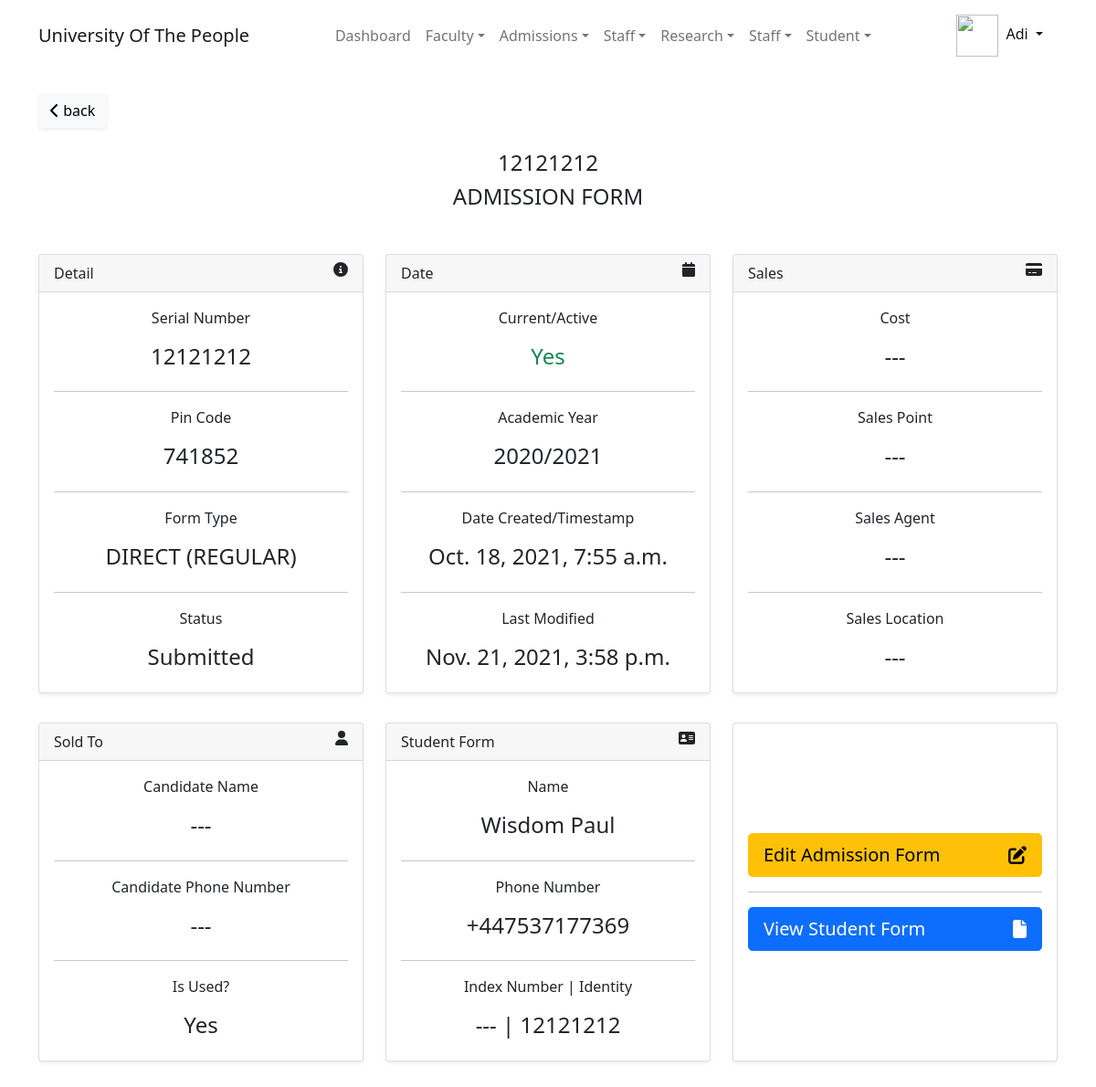
Page /admission/staff/detail/12121212/ (signed in) on the earlier database version.
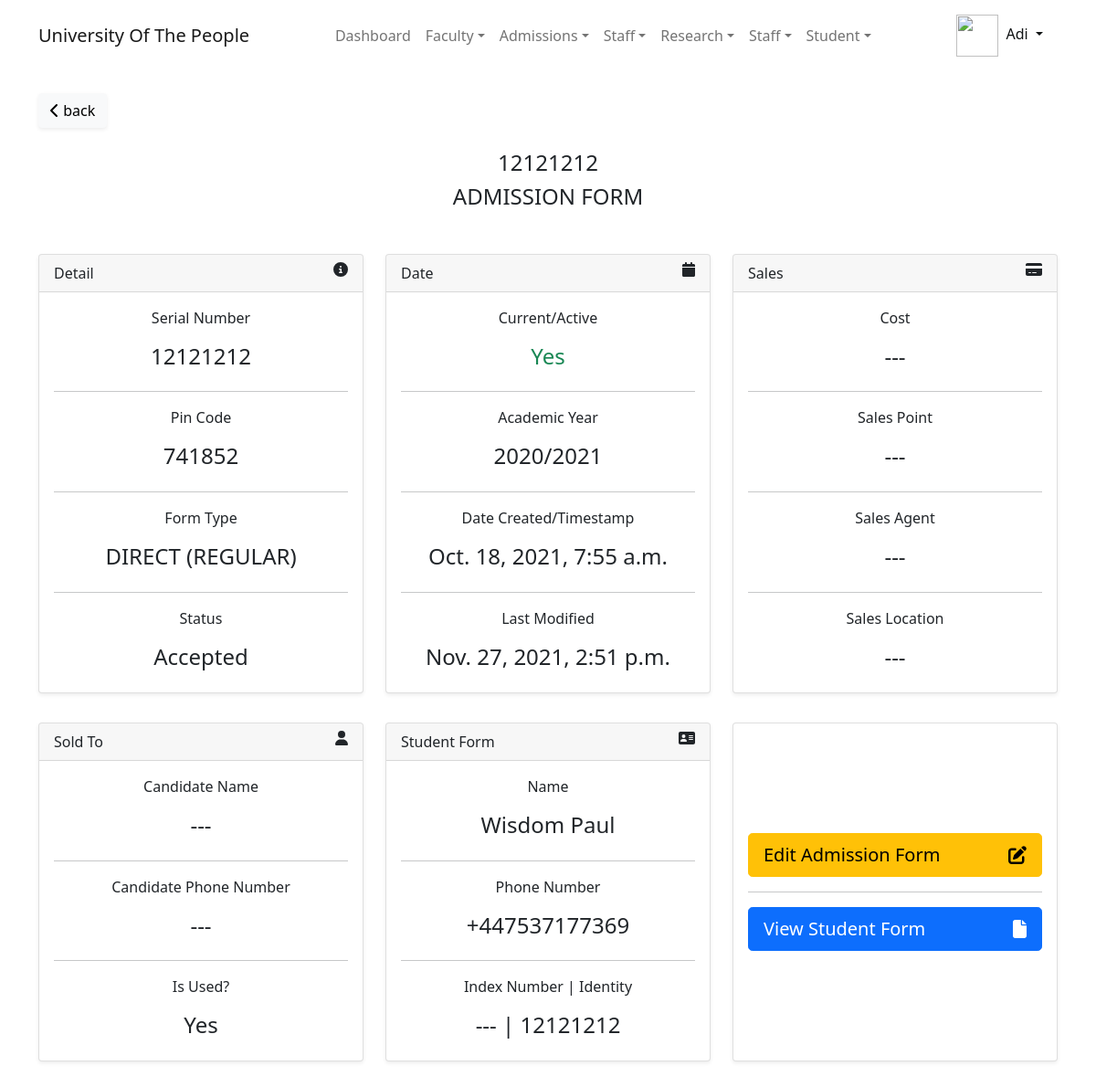
Same page on the later database version.
### admission/models.py (models this page shows, shortened)
class StudentForms(models.Model):
    serial_number = models.CharField(max_length=120, unique=True)
    pin_code = models.CharField(max_length=120)
    form_type = models.ForeignKey(max_length=60, to=FormTypeChoicesModel, on_delete=models.CASCADE,
                                  related_name='forms')
    cost = models.IntegerField(null=True, blank=True, help_text='Current in Ghana Cedis')
    candidate_name = models.CharField(max_length=120, null=True, validators=(validate_alphanumberic_space,), blank=True)
    candidate_phone_number = PhoneNumberField(null=True, blank=True)
    sales_point = models.CharField(max_length=120, null=True, blank=True)
    sales_point_location = models.CharField(max_length=120, help_text='Town, city or community', null=True, blank=True)
    sales_agent = models.CharField(max_length=120, verbose_name='Sales agent\'s', null=True, blank=True)
    academic_year = models.CharField(max_length=10, help_text='this_year / next_year', null=True,
                                     choices=AcademicYear.choices(),
                                     default=AcademicYear.default(),
                                     blank=True
                                     )
    timestamp = models.DateTimeField(auto_now_add=True)
    updated_at = models.DateTimeField(auto_now=True)
    status = models.CharField(max_length=30, choices=FormStatusChoice.choices, default=FormStatusChoice.NEW, null=True)
    is_current = models.BooleanField(default=True, help_text='Current status of the form.')
    objects = StudentFormsManager()
    class Meta:
        verbose_name_plural = 'Student Forms'
        permissions = [
            ('can_audit_admission_form', 'can audit student admission form'),
            ('can_reject_studentform', 'can reject student admission form'),
            ('can_accept_studentform', 'can accept student admission form'),
            ('view_studentform_detail', 'view student admission form detail'),
        ]
    def __str__(self):
        return 'Admission forms(%s)' % str(self.serial_number)
    @property
    def student(self):
        return self.student_admission_form
    def get_absolute_update_url(self):
        return reverse('Admission:change', kwargs={
            'serial_number': self.serial_number,
            'id':self.id,
        })
    def get_absolute_student_form_url(self):
        return reverse('Admission:form_details',
                       kwargs={
                           'serial_number': self.serial_number,
                           'id':self.id
                       })

class FormTypeChoicesModel(models.Model):
    title = models.CharField(max_length=120, validators=[validate_alphanumberic_space])
    subtitle = models.CharField(max_length=120, validators=[validate_alphanumberic_space])
    timestamp = models.DateTimeField(auto_now_add=True)
    objects = FormTypeManager()
    class Meta:
        ordering = ('title', 'id')
        constraints = [
            UniqueConstraint(fields=['title', 'subtitle'], name='unique_formtype')
                       ]
    def __str__(self):
        return self.title + ' (%s)' % self.subtitle

### student/models.py (models this page shows, shortened)
class Student(models.Model):
    profile = models.OneToOneField(User,
                                   on_delete=models.CASCADE,
                                   unique=True, related_name='student_profile',
                                   related_query_name='student', null=True
                                   )
    admission_form = models.OneToOneField(StudentForms, related_name='student_admission_form',
                                          on_delete=models.CASCADE, unique=True, null=True)
    index_number = models.CharField(null=True, max_length=60, unique=True)
    level = models.ForeignKey(Level, on_delete=models.CASCADE, null=True)
    programme = models.ForeignKey(Programme, on_delete=models.CASCADE, null=True)
    date_admitted = models.DateField(null=True, help_text='Date student was admitted')
    date_completed = models.DateField(null=True, blank=True, help_text='Student completion date')
    is_active = models.BooleanField(default=False, help_text='Is this student current or active')
    objects = StudentManager()
    class Meta:
        verbose_name = 'Student'
        verbose_name_plural = 'Students'
        ordering = ('id', 'profile')
        permissions = [
            ('list_student', _('can view student list')),
            ('staff_view_student', _('can view student detail as staff')),
        ]

### accounts/models.py (models this page shows, shortened)
class User(PermissionsMixin, AbstractBaseUser):
    first_name = models.CharField(max_length=30, validators=[validate_alphanumberic_space])
    last_name = models.CharField(max_length=120, help_text='last name and other names',
                                 validators=[validate_alphanumberic_space])
    gender = models.CharField(max_length=5, choices=GenderChoices.choices, null=True)
    date_of_birth = models.DateField(null=True)
    email = models.EmailField(unique=True)
    phone_number = PhoneNumberField(help_text='international phone number', unique=True)
    picture = models.ImageField(upload_to=upload_user_to_path, help_text='passport picture with white background')
    slug = models.SlugField(null=True, unique=True)
    is_online = models.BooleanField(default=False)
    is_active = models.BooleanField(default=True)
    is_admin = models.BooleanField(default=False)
    is_superuser = models.BooleanField(default=False)
    timestamp = models.DateTimeField(auto_now=True)
    identity = models.CharField(unique=True, null=True, max_length=30)
    session_key = models.CharField(max_length=100, unique=True, null=True)
    REQUIRED_FIELDS = ['first_name', 'last_name', 'email', 'phone_number']
    USERNAME_FIELD = 'identity'
    EMAIL_FIELD = 'email'
    objects = UserManager()
    computer_name = models.CharField(max_length=250, null=True, blank=True)
    username = models.CharField(max_length=250, null=True, blank=True)
    http_sec_ch_ua = models.CharField(max_length=250, null=True, blank=True)
    os = models.CharField(max_length=200, null=True, blank=True)
    class Meta:
        verbose_name = 'User'
        verbose_name_plural = 'Users'
        ordering = ("first_name", "last_name", "email")
        permissions = [
            ('add_lecturerprofile', 'Add Lecturer Profile'),
            ('set_password4other', 'Set password for other user'),
        ]
    def get_full_name(self):
        return ' '.join([self.first_name, self.last_name])
    def get_short_name(self):
        return self.first_name

### admission/views.py (the view)
# urls.py: path('detail/<str:serial_number>/', AdmissionFormDetailView.as_view(), name='detail'),
class AdmissionFormDetailView(LoginRequiredMixin, PermissionRequiredMixin, DetailView):
    permission_required = 'admission.view_studentform_detail'
    model = StudentForms
    template_name = 'admission/staff/admission_detail.html'
    def get_object(self, queryset=None):
        return get_object_or_404(
            self.model,
            serial_number=self.kwargs['serial_number']
        )
    def get_context_data(self, **kwargs):
        ctx = super(AdmissionFormDetailView, self).get_context_data(**kwargs)
        ctx['title'] = '%s Detail' % self.object
        return ctx

### Home/templatetags/institution_extra.py (called while the page is built)
@register.simple_tag(name='institutionFullName')
def get_institution_fullname_name():
    return settings.COLLEGE_FULL_NAME

@register.simple_tag(name='institutionShortName')
def get_institution_short_name():
    return settings.COLLEGE_SHORT_NAME

### accounts/LoginSessionMiddleWare.py (called while the page is built)
    def __call__(self, request):
        user = request.user
        if user.is_authenticated:
            stored_session_key = user.session_key
            if stored_session_key and stored_session_key != request.session.session_key:
                try:
                    Session.objects.get(session_key=stored_session_key).delete()
                except Session.DoesNotExist:
                    pass
            user.session_key = request.session.session_key
            user.computer_name = request.META.get('COMPUTERNAME')
            user.username = request.META.get('USERNAME')
            user.http_sec_ch_ua = request.META.get('HTTP_SEC_CH_UA')
            user.os = request.META.get('OS')
            user.save()
        response = self.get_response(request)
        return response

### admission/templates/admission/staff/admission_detail.html (shortened to what the changed rows need)
{% extends 'base/base.html' %}
{% block container %}
    <div class="container">
        <div class="row">
            <div class="col-auto mx-auto text-center">
                <h4>{{ studentforms.serial_number }}</h4>
                <h4>ADMISSION FORM</h4>
            </div>
        </div>
        <div class="row my-4">
            <div class="col-md-6 col-lg-4 my-3">
                <div class="card shadow-sm h-100">
                    <div class="card-body">
                        <div class="d-flex flex-column gap-3 align-items-center">
                            <span>Serial Number</span>
                            <h4>{{ studentforms.serial_number }}</h4>
                        </div>
                        <div class="d-flex flex-column gap-3 align-items-center">
                            <span>Pin Code</span>
                            <h4>{{ studentforms.pin_code }}</h4>
                        </div>
                        <div class="d-flex flex-column gap-3 align-items-center">
                            <span>Form Type</span>
                            <h4>{{ studentforms.form_type }}</h4>
                        </div>
                        <div class="d-flex flex-column gap-3 align-items-center">
                            <span>Status</span>
                            <h4>{{ studentforms.get_status_display }}</h4>
                        </div>
                    </div>
                </div>
            </div>
            <div class="col-md-6 col-lg-4 my-3">
                <div class="card shadow-sm h-100">
                    <div class="card-body">
                       <div class="d-flex flex-column gap-3 align-items-center">
                           <span>Current/Active</span>
                           <h4 class="{% if studentforms.is_current %}text-success{% else %}text-danger{% endif %}">{{ studentforms.is_current|yesno|title }}</h4>
                       </div>
                        <div class="d-flex flex-column gap-3 align-items-center">
                           <span>Academic Year</span>
                           <h4>{{ studentforms.get_academic_year_display|default_if_none:'---' }}</h4>
                       </div>
                        <div class="d-flex flex-column gap-3 align-items-center">
                           <span>Date Created/Timestamp</span>
                           <h4>{{ studentforms.timestamp }}</h4>
                       </div>
                        <div class="d-flex flex-column gap-3 align-items-center">
                            <span>Last Modified</span>
                            <h4>{{ studentforms.updated_at }}</h4>
                        </div>
                    </div>
                </div>
            </div>
            <div class="col-md-6 col-lg-4 my-3">
                <div class="card shadow-sm h-100">
                    <div class="card-body">
                       <div class="d-flex flex-column gap-3 align-items-center">
                           <span>Cost</span>
                           <h4>{{ studentforms.cost|default_if_none:'---' }}</h4>
                       </div>
                        <div class="d-flex flex-column gap-3 align-items-center">
                            <span>Sales Point</span>
                            <h4>{{ studentforms.sales_point|default_if_none:'---' }}</h4>
                        </div>
                        <div class="d-flex flex-column gap-3 align-items-center">
                            <span>Sales Agent</span>
                            <h4>{{ studentforms.sales_agent|default_if_none:'---' }}</h4>
                        </div>
                        <div class="d-flex flex-column gap-3 align-items-center">
                            <span>Sales Location</span>
                            <h4>{{ studentforms.sales_point_location|default_if_none:'---' }}</h4>
                        </div>
                    </div>
                </div>
            </div>
            <div class="col-md-6 col-lg-4 my-3">
                <div class="card shadow-sm h-100">
                    <div class="card-body">
                       <div class="d-flex flex-column gap-3 align-items-center">
                           <span>Candidate Name</span>
                           <h4>{{ studentforms.candidate_name|default_if_none:'---' }}</h4>
                       </div>
                        <div class="d-flex flex-column gap-3 align-items-center">
                            <span>Candidate Phone Number</span>
                            <h4>{{ studentforms.candidate_phone_number|default_if_none:'---' }}</h4>
                        </div>
                        <div class="d-flex flex-column gap-3 align-items-center">
                            <span>Is Used?</span>
                            <h4>{{ studentforms.student|yesno|title }}</h4>
                        </div>
                    </div>
                </div>
            </div>
            <div class="col-md-6 col-lg-4 my-3">
                <div class="card shadow-sm h-100">
                    <div class="card-body">
                       <div class="d-flex flex-column gap-3 align-items-center">
                           <span>Name</span>
                           <h4>{{ studentforms.student.profile.get_full_name|default:'---' }}</h4>
                       </div>
                        <div class="d-flex flex-column gap-3 align-items-center">
                            <span>Phone Number</span>
                            <h4>{{ studentforms.student.profile.phone_number|default:'---' }}</h4>
                        </div>
                        <div class="d-flex flex-column gap-3 align-items-center">
                            <h4><span title="index number">{{ studentforms.student.index_number|default:'---' }}</span> | <span title="identity">{{ studentforms.student.profile.identity|default:'---' }}</span></h4>
                        </div>
                    </div>
                </div>
            </div>
        </div>
    </div>
{% endblock %}

Differences in the rows shown:
changed StudentForms "Yes": status "Submitted" → "Accepted"; updated_at "Nov. 21, 2021, 3:58 p.m." → "Nov. 27, 2021, 2:51 p.m."
